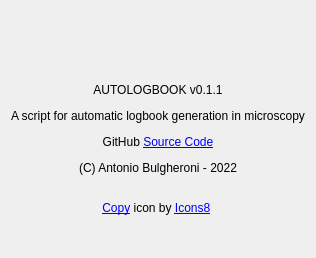
<?xml version="1.0" encoding="UTF-8"?>
<ui version="4.0">
 <class>About</class>
 <widget class="QDialog" name="About">
  <property name="windowModality">
   <enum>Qt::NonModal</enum>
  </property>
  <property name="geometry">
   <rect>
    <x>0</x>
    <y>0</y>
    <width>283</width>
    <height>258</height>
   </rect>
  </property>
  <property name="windowTitle">
   <string>About Autologbook</string>
  </property>
  <property name="windowIcon">
   <iconset resource="resource.qrc">
    <normaloff>:/resources/icons8-logbook-64.png</normaloff>:/resources/icons8-logbook-64.png</iconset>
  </property>
  <layout class="QVBoxLayout" name="verticalLayout">
   <item>
    <widget class="QLabel" name="label">
     <property name="text">
      <string>&lt;html&gt;&lt;head/&gt;&lt;body&gt;&lt;p align=&quot;center&quot;&gt;&lt;img src=&quot;:/resources/icons8-logbook-64.png&quot;/&gt;&lt;/p&gt;&lt;p
       align=&quot;center&quot;&gt;&lt;br/&gt;&lt;/p&gt;&lt;p align=&quot;center&quot;&gt;AUTOLOGBOOK v0.1.1&lt;/p&gt;&lt;p
       align=&quot;center&quot;&gt;A script for automatic logbook generation in microscopy&lt;/p&gt;&lt;p align=&quot;center&quot;&gt;GitHub
       &lt;a href=&quot;https://github.com/abulgher/autologbook&quot;&gt;&lt;span style=&quot; text-decoration:
       underline; color:#0000ff;&quot;&gt;Source Code&lt;/span&gt;&lt;/a&gt;&lt;/p&gt;&lt;p align=&quot;center&quot;&gt;(C)
       Antonio Bulgheroni - 2022&lt;/p&gt;&lt;p align=&quot;center&quot;&gt;&lt;br/&gt;&lt;a href=&quot;https://icons8.com/icon/pNYOTp5DinZ3/copy&quot;&gt;&lt;span
       style=&quot; text-decoration: underline; color:#0000ff;&quot;&gt;Copy&lt;/span&gt;&lt;/a&gt; icon by &lt;a href=&quot;https://icons8.com&quot;&gt;&lt;span
       style=&quot; text-decoration: underline; color:#0000ff;&quot;&gt;Icons8&lt;/span&gt;&lt;/a&gt;&lt;/p&gt;&lt;/body&gt;&lt;/html&gt;
      </string>
     </property>
    </widget>
   </item>
  </layout>
 </widget>
 <resources>
  <include location="resource.qrc"/>
 </resources>
 <connections/>
</ui>
